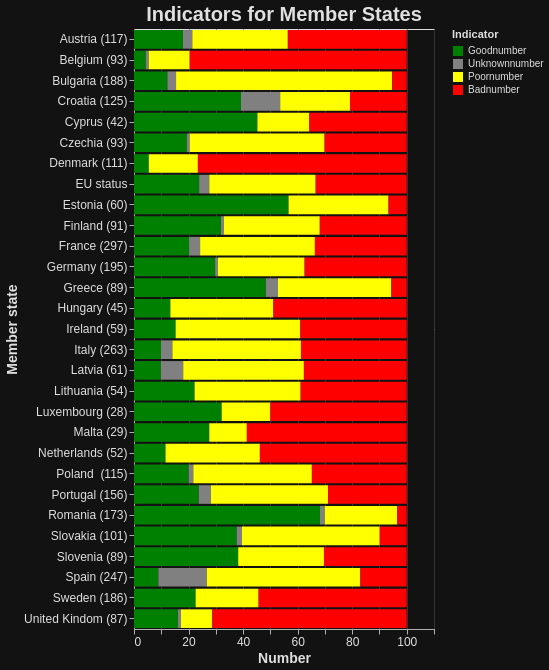

Source (Vega-Lite JSON):
### Vega-Lite specification from a JSON file in a GitHub repository (floating-point values rounded to 4 significant figures)
{"$schema": "https://vega.github.io/schema/vega-lite/v5.17.0.json", "config": {"axis": {"domainColor": "#B0B0B0", "gridColor": "#333333", "labelColor": "#E0E0E0", "labelFontSize": 12, "tickColor": "#B0B0B0", "titleColor": "#E0E0E0", "titleFontSize": 14}, "background": "#121212", "legend": {"labelColor": "#E0E0E0", "titleColor": "#E0E0E0"}, "mark": {"color": "#1f77b4"}, "title": {"color": "#E0E0E0", "fontSize": 20}}, "data": {"name": "data-139cfceda72e11f6bc66d4b1a13dac53"}, "datasets": {"data-139cfceda72e11f6bc66d4b1a13dac53": [{"Indicator": "Goodnumber", "Member state": "Belgium (93)", "Number": 4.3}, {"Indicator": "Goodnumber", "Member state": "Denmark (111)", "Number": 5.41}, {"Indicator": "Goodnumber", "Member state": "Spain (247)", "Number": 8.91}, {"Indicator": "Goodnumber", "Member state": "Latvia (61)", "Number": 9.84}, {"Indicator": "Goodnumber", "Member state": "Italy (263)", "Number": 9.89}, {"Indicator": "Goodnumber", "Member state": "Netherlands (52)", "Number": 11.54}, {"Indicator": "Goodnumber", "Member state": "Bulgaria (188)", "Number": 12.23}, {"Indicator": "Goodnumber", "Member state": "Hungary (45)", "Number": 13.33}, {"Indicator": "Goodnumber", "Member state": "Ireland (59)", "Number": 15.25}, {"Indicator": "Goodnumber", "Member state": "United Kindom (87)", "Number": 16.09}, {"Indicator": "Goodnumber", "Member state": "Austria (117)", "Number": 17.95}, {"Indicator": "Goodnumber", "Member state": "Czechia (93)", "Number": 19.35}, {"Indicator": "Goodnumber", "Member state": "Poland  (115)", "Number": 20.0}, {"Indicator": "Goodnumber", "Member state": "France (297)", "Number": 20.2}, {"Indicator": "Goodnumber", "Member state": "Lithuania (54)", "Number": 22.22}, {"Indicator": "Goodnumber", "Member state": "Sweden (186)", "Number": 22.58}, {"Indicator": "Goodnumber", "Member state": "Portugal (156)", "Number": 23.72}, {"Indicator": "Goodnumber", "Member state": "Malta (29)", "Number": 27.59}, {"Indicator": "Goodnumber", "Member state": "Germany (195)", "Number": 29.74}, {"Indicator": "Goodnumber", "Member state": "Finland (91)", "Number": 31.87}, {"Indicator": "Goodnumber", "Member state": "Luxembourg (28)", "Number": 32.14}, {"Indicator": "Goodnumber", "Member state": "Slovakia (101)", "Number": 37.62}, {"Indicator": "Goodnumber", "Member state": "Slovenia (89)", "Number": 38.2}, {"Indicator": "Goodnumber", "Member state": "Croatia (125)", "Number": 39.2}, {"Indicator": "Goodnumber", "Member state": "Cyprus (42)", "Number": 45.24}, {"Indicator": "Goodnumber", "Member state": "Greece (89)", "Number": 48.31}, {"Indicator": "Goodnumber", "Member state": "Estonia (60)", "Number": 56.67}, {"Indicator": "Goodnumber", "Member state": "Romania (173)", "Number": 68.21}, {"Indicator": "Goodnumber", "Member state": "EU status", "Number": 23.87}, {"Indicator": "Unknownnumber", "Member state": "Belgium (93)", "Number": 1.08}, {"Indicator": "Unknownnumber", "Member state": "Denmark (111)", "Number": 0.0}, {"Indicator": "Unknownnumber", "Member state": "Spain (247)", "Number": 17.81}, {"Indicator": "Unknownnumber", "Member state": "Latvia (61)", "Number": 8.2}, {"Indicator": "Unknownnumber", "Member state": "Italy (263)", "Number": 4.18}, {"Indicator": "Unknownnumber", "Member state": "Netherlands (52)", "Number": 0.0}, {"Indicator": "Unknownnumber", "Member state": "Bulgaria (188)", "Number": 3.19}, {"Indicator": "Unknownnumber", "Member state": "Hungary (45)", "Number": 0.0}, {"Indicator": "Unknownnumber", "Member state": "Ireland (59)", "Number": 0.0}, {"Indicator": "Unknownnumber", "Member state": "United Kindom (87)", "Number": 1.15}, {"Indicator": "Unknownnumber", "Member state": "Austria (117)", "Number": 3.42}, {"Indicator": "Unknownnumber", "Member state": "Czechia (93)", "Number": 1.08}, {"Indicator": "Unknownnumber", "Member state": "Poland  (115)", "Number": 1.74}, {"Indicator": "Unknownnumber", "Member state": "France (297)", "Number": 4.04}, {"Indicator": "Unknownnumber", "Member state": "Lithuania (54)", "Number": 0.0}, {"Indicator": "Unknownnumber", "Member state": "Sweden (186)", "Number": 0.0}, {"Indicator": "Unknownnumber", "Member state": "Portugal (156)", "Number": 4.49}, {"Indicator": "Unknownnumber", "Member state": "Malta (29)", "Number": 0.0}, {"Indicator": "Unknownnumber", "Member state": "Germany (195)", "Number": 1.03}, {"Indicator": "Unknownnumber", "Member state": "Finland (91)", "Number": 1.1}, {"Indicator": "Unknownnumber", "Member state": "Luxembourg (28)", "Number": 0.0}, {"Indicator": "Unknownnumber", "Member state": "Slovakia (101)", "Number": 1.98}, {"Indicator": "Unknownnumber", "Member state": "Slovenia (89)", "Number": 0.0}, {"Indicator": "Unknownnumber", "Member state": "Croatia (125)", "Number": 14.4}, {"Indicator": "Unknownnumber", "Member state": "Cyprus (42)", "Number": 0.0}, {"Indicator": "Unknownnumber", "Member state": "Greece (89)", "Number": 4.49}, {"Indicator": "Unknownnumber", "Member state": "Estonia (60)", "Number": 0.0}, {"Indicator": "Unknownnumber", "Member state": "Romania (173)", "Number": 1.73}, {"Indicator": "Unknownnumber", "Member state": "EU status", "Number": 3.73}, {"Indicator": "Poornumber", "Member state": "Belgium (93)", "Number": 15.05}, {"Indicator": "Poornumber", "Member state": "Denmark (111)", "Number": 18.02}, {"Indicator": "Poornumber", "Member state": "Spain (247)", "Number": 56.28}, {"Indicator": "Poornumber", "Member state": "Latvia (61)", "Number": 44.26}, {"Indicator": "Poornumber", "Member state": "Italy (263)", "Number": 47.15}, {"Indicator": "Poornumber", "Member state": "Netherlands (52)", "Number": 34.62}, {"Indicator": "Poornumber", "Member state": "Bulgaria (188)", "Number": 79.26}, {"Indicator": "Poornumber", "Member state": "Hungary (45)", "Number": 37.78}, {"Indicator": "Poornumber", "Member state": "Ireland (59)", "Number": 45.76}, {"Indicator": "Poornumber", "Member state": "United Kindom (87)", "Number": 11.49}, {"Indicator": "Poornumber", "Member state": "Austria (117)", "Number": 35.04}, {"Indicator": "Poornumber", "Member state": "Czechia (93)", "Number": 49.46}, {"Indicator": "Poornumber", "Member state": "Poland  (115)", "Number": 43.48}, {"Indicator": "Poornumber", "Member state": "France (297)", "Number": 42.09}, {"Indicator": "Poornumber", "Member state": "Lithuania (54)", "Number": 38.89}, {"Indicator": "Poornumber", "Member state": "Sweden (186)", "Number": 23.12}, {"Indicator": "Poornumber", "Member state": "Portugal (156)", "Number": 42.95}, {"Indicator": "Poornumber", "Member state": "Malta (29)", "Number": 13.79}, {"Indicator": "Poornumber", "Member state": "Germany (195)", "Number": 31.79}, {"Indicator": "Poornumber", "Member state": "Finland (91)", "Number": 35.16}, {"Indicator": "Poornumber", "Member state": "Luxembourg (28)", "Number": 17.86}, {"Indicator": "Poornumber", "Member state": "Slovakia (101)", "Number": 50.5}, {"Indicator": "Poornumber", "Member state": "Slovenia (89)", "Number": 31.46}, {"Indicator": "Poornumber", "Member state": "Croatia (125)", "Number": 25.6}, {"Indicator": "Poornumber", "Member state": "Cyprus (42)", "Number": 19.05}, {"Indicator": "Poornumber", "Member state": "Greece (89)", "Number": 41.57}, {"Indicator": "Poornumber", "Member state": "Estonia (60)", "Number": 36.67}, {"Indicator": "Poornumber", "Member state": "Romania (173)", "Number": 26.59}, {"Indicator": "Poornumber", "Member state": "EU status", "Number": 39.02}, {"Indicator": "Badnumber", "Member state": "Belgium (93)", "Number": 79.57}, {"Indicator": "Badnumber", "Member state": "Denmark (111)", "Number": 76.58}, {"Indicator": "Badnumber", "Member state": "Spain (247)", "Number": 17.0}, {"Indicator": "Badnumber", "Member state": "Latvia (61)", "Number": 37.7}, {"Indicator": "Badnumber", "Member state": "Italy (263)", "Number": 38.78}, {"Indicator": "Badnumber", "Member state": "Netherlands (52)", "Number": 53.85}, {"Indicator": "Badnumber", "Member state": "Bulgaria (188)", "Number": 5.32}, {"Indicator": "Badnumber", "Member state": "Hungary (45)", "Number": 48.89}, {"Indicator": "Badnumber", "Member state": "Ireland (59)", "Number": 38.98}, {"Indicator": "Badnumber", "Member state": "United Kindom (87)", "Number": 71.26}, {"Indicator": "Badnumber", "Member state": "Austria (117)", "Number": 43.59}, {"Indicator": "Badnumber", "Member state": "Czechia (93)", "Number": 30.11}, {"Indicator": "Badnumber", "Member state": "Poland  (115)", "Number": 34.78}, {"Indicator": "Badnumber", "Member state": "France (297)", "Number": 33.67}, {"Indicator": "Badnumber", "Member state": "Lithuania (54)", "Number": 38.89}, {"Indicator": "Badnumber", "Member state": "Sweden (186)", "Number": 54.3}, {"Indicator": "Badnumber", "Member state": "Portugal (156)", "Number": 28.85}, {"Indicator": "Badnumber", "Member state": "Malta (29)", "Number": 58.62}, {"Indicator": "Badnumber", "Member state": "Germany (195)", "Number": 37.44}, {"Indicator": "Badnumber", "Member state": "Finland (91)", "Number": 31.87}, {"Indicator": "Badnumber", "Member state": "Luxembourg (28)", "Number": 50.0}, {"Indicator": "Badnumber", "Member state": "Slovakia (101)", "Number": 9.9}, {"Indicator": "Badnumber", "Member state": "Slovenia (89)", "Number": 30.34}, {"Indicator": "Badnumber", "Member state": "Croatia (125)", "Number": 20.8}, {"Indicator": "Badnumber", "Member state": "Cyprus (42)", "Number": 35.71}, {"Indicator": "Badnumber", "Member state": "Greece (89)", "Number": 5.62}, {"Indicator": "Badnumber", "Member state": "Estonia (60)", "Number": 6.67}, {"Indicator": "Badnumber", "Member state": "Romania (173)", "Number": 3.47}, {"Indicator": "Badnumber", "Member state": "EU status", "Number": 33.37}]}, "encoding": {"color": {"field": "Indicator", "legend": {"title": "Indicator"}, "scale": {"domain": ["Goodnumber", "Unknownnumber", "Poornumber", "Badnumber"], "range": ["green", "grey", "yellow", "red"]}, "type": "nominal"}, "x": {"field": "Number", "title": "Number", "type": "quantitative"}, "y": {"field": "Member state", "title": "Member state", "type": "nominal"}}, "height": 600, "mark": {"type": "bar"}, "title": "Indicators for Member States", "width": "container"}
